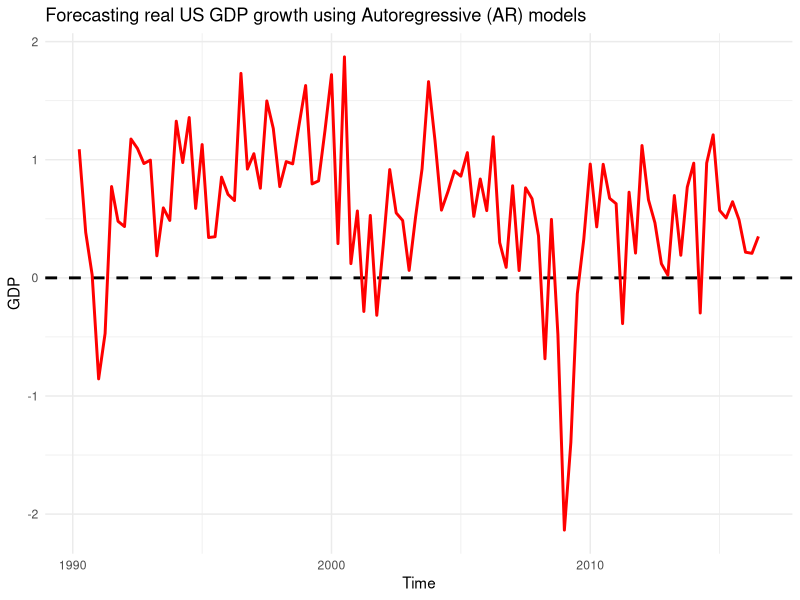
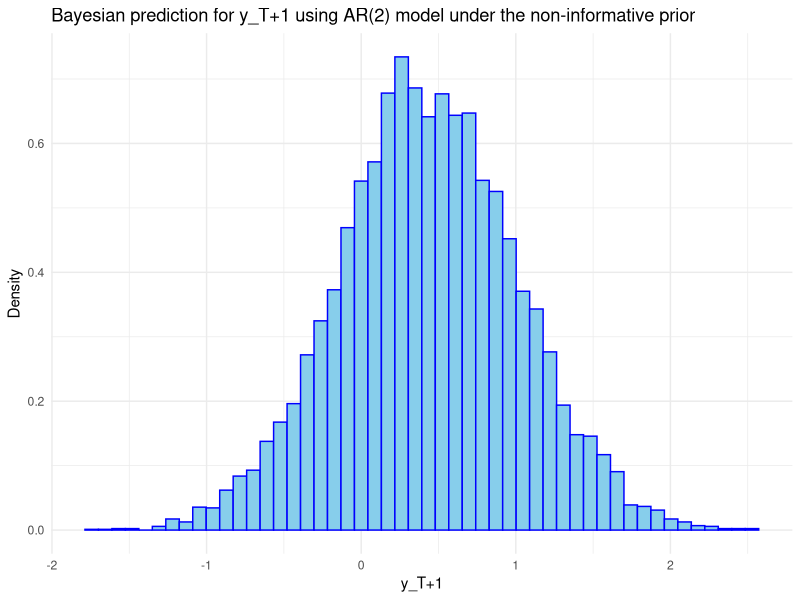
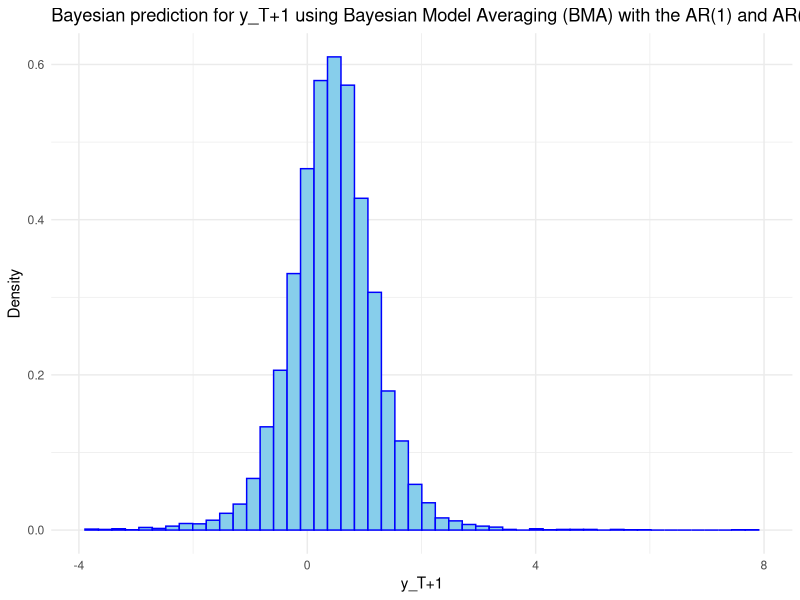

Write R code to recreate these figures, in order.
## ---- chunk 1
# Load required packages
library(openxlsx)   # Excel file handling
library(ggplot2)    # Data visualization
library(mvtnorm)    # 

raw <- read.xlsx('Assignment4Dataset.xlsx', colNames = TRUE)

gdpPlot <- function (input_date, input_y, input_title, input_path){
  plot_df <- data.frame(time = input_date, gdp_forecast = input_y)
  
  ggplot(plot_df, aes(x = time)) +
  geom_hline(yintercept = 0, color = 'black', 
             linewidth = 1, linetype = 'dashed') +
  geom_line(aes(y = gdp_forecast), color = 'red', 
            linewidth = 1) +
  labs(title = input_title,
    x = 'Time', y = 'GDP') +
  theme_minimal()

  ggsave(input_path, width = 10, height = 5, dpi = 300)
}

gdpPlot(raw[['time']], raw[['y_t']], 'Forecasting real US GDP growth using Autoregressive (AR) models', 'figures/a_gdp.png')
## ---- chunk 2
colnames(raw) <- c('time', 'y_t', 'y_lag1', 'y_lag2')

ar2_gdp <- lm(formula = y_t ~ `y_lag1` + `y_lag2`, 
              data = raw)

ar2_estimation <- summary(ar2_gdp)

last_row <- raw[nrow(raw),]

new_df <- data.frame(`y_lag1` = last_row$`y_t`,
                     `y_lag2` = last_row$`y_lag1`)

y_tPlus1 <- predict(ar2_gdp, newdata = new_df)

s <- ar2_estimation$sigma

y_tPlus1_95_lowerBound <- y_tPlus1 - 1.96*s
y_tPlus1_95_upperBound <- y_tPlus1 + 1.96*s

cat(sprintf('The prediction of y_{t+1} is %.4f.\n', y_tPlus1))
cat(sprintf('95%% prediction interval is [%.4f, %.4f].\n',
            y_tPlus1_95_lowerBound,
            y_tPlus1_95_upperBound))
## ---- chunk 3
numberOfSimulations <- 10000

this_y <- c(1, last_row$`y_t`, last_row$`y_lag1`)
hat_beta <- coef(ar2_gdp)
covarianceMatrix <- ar2_estimation$cov.unscaled
degreeOfFreedom <- ar2_estimation$df[2]
sizeOfSample <- length(raw[['time']])

y_tPlus1_simulation <- numeric(numberOfSimulations)

for (i in 1:numberOfSimulations){
  beta_i <- rmvt(n = 1, 
                 sigma = covarianceMatrix,
                 df = degreeOfFreedom, 
                 delta = hat_beta, type = 'shifted')
  beta_i <- as.numeric(beta_i)        # length p
  beta_i <- matrix(beta_i, ncol = 1)  
  
  y <- raw[['y_t']]
  X <- model.matrix(ar2_gdp)
  residual <- y - X %*% beta_i
  
  this_scale <- 1/(1/2 * t(residual) %*% residual)
    
  h_i <- rgamma(n = 1, shape = sizeOfSample/2 , scale = this_scale)
  
  residuals_i <- rnorm(n = 1, mean = 0, sd = sqrt(1/h_i))
  
  this_hat_y_tPlus1 <- sum(this_y * hat_beta)
  
  y_tPlus1_simulation[i] <- this_hat_y_tPlus1 + residuals_i
}

distributionPlot <- function(input_x, input_title, input_path){
  plot_df <- data.frame(x = seq_along(input_x), y = input_x)
  
  ggplot(plot_df, aes(x = y)) +
    geom_histogram(aes(y = after_stat(density)),
                   bins = 50, fill = 'skyblue', color = 'blue') +
    labs(title = input_title,
       x = 'y_T+1', y = 'Density') +
    theme_minimal()
  ggsave(input_path, width = 10, height = 5, dpi = 300)
}

bayesian_mean <- mean(y_tPlus1_simulation)
bayesian_95_lowerBound <- quantile(y_tPlus1_simulation, 0.025)
bayesian_95_upperBound<- quantile(y_tPlus1_simulation, 0.975)

print('Bayesian prediction:')
cat(sprintf('The prediction of y_{t+1} is %.4f.\n', bayesian_mean))
cat(sprintf('95%% prediction interval is [%.4f, %.4f].\n',
            bayesian_95_lowerBound,
            bayesian_95_upperBound))

distributionPlot(input_x = y_tPlus1_simulation,
                 input_title = 'Bayesian prediction for y_T+1 using AR(2) model under the non-informative prior',
                 input_path = 'figures/c_hist.png')
## ---- chunk 4
t_prior <- raw[1:10,]

ar2_prior <- lm(formula = y_t ~ `y_lag1` + `y_lag2`, 
              data = t_prior)
ar2_prior_estimation <- summary(ar2_prior)

computeStudenttDensity <- function(input_x, input_m, input_c,input_DoF){
  firstPart <- gamma((input_DoF+1)/2) / (gamma(input_DoF/2)*sqrt(input_DoF*pi))
  secondPart <- 1 / input_c
  thirdPart <- (1 + 1/input_DoF * (input_x-input_m)^2 / input_c^2) ^ -((input_DoF+1)/2)
  density <- firstPart * secondPart * thirdPart
}

prior_density <- computeStudenttDensity(input_x = 0,
        input_m = ar2_prior$coefficients[3],
        input_c = ar2_prior_estimation$coefficients['y_lag2', 'Std. Error'],
        input_DoF = ar2_prior$df.residual)

posterior_density <- computeStudenttDensity(input_x = 0,
            input_m = ar2_gdp$coefficients[3],
            input_c = ar2_estimation$coefficients['y_lag2', 'Std. Error'],
            input_DoF = ar2_gdp$df.residual)

posteriorOddsRatio <- posterior_density / prior_density

ar1_probability <- posteriorOddsRatio / (1+posteriorOddsRatio)
ar2_probability <- 1 / (1+posteriorOddsRatio)

ar_simulation <- function(input_numberOfSimulations,
                         input_y,
                         input_model,
                         input_modelEstimation){
  hat_beta <- coef(input_model)
  covarianceMatrix <- input_modelEstimation$cov.unscaled
  degreeOfFreedom <- input_model$df.residual
  sizeOfSample <- length(input_model$model[['y_t']])
  
  y_tPlus1_simulation <- numeric(input_numberOfSimulations)
  
  for (i in 1:input_numberOfSimulations){
    beta_i <- rmvt(n = 1, 
                   sigma = covarianceMatrix,
                   df = degreeOfFreedom, 
                   delta = hat_beta, type = 'shifted')
    beta_i <- as.numeric(beta_i)        # length p
    beta_i <- matrix(beta_i, ncol = 1)  
    
    y <- input_model$model[['y_t']]
    X <- model.matrix(input_model)
    residual <- y - X %*% beta_i
    
    this_scale <- 1/(1/2 * t(residual) %*% residual)
      
    h_i <- rgamma(n = 1, shape = sizeOfSample/2 , scale = this_scale)
    
    residuals_i <- rnorm(n = 1, mean = 0, sd = sqrt(1/h_i))
    
    this_hat_y_tPlus1 <- sum(input_y * hat_beta)
    
    y_tPlus1_simulation[i] <- this_hat_y_tPlus1 + residuals_i
  }
  
  return(y_tPlus1_simulation)
}

ar1_numberOfSimulations <- ar1_probability * numberOfSimulations
ar2_numberOfSimulations <- ar2_probability * numberOfSimulations

SDDR_df <- data.frame(Model = c('AR(1)','AR(2)'),
                      Density = c(prior_density,posterior_density),
                      Probability = c(ar1_probability,ar2_probability),
    numberOfSimulations = c(ar1_numberOfSimulations, ar2_numberOfSimulations),
                      posteriorOddsRatio = posteriorOddsRatio)
SDDR_df

ar1_result <- ar_simulation(
  input_numberOfSimulations = ar1_numberOfSimulations,
  input_y = this_y,
  input_model = ar2_prior,
  input_modelEstimation = ar2_prior_estimation)

ar2_result <- ar_simulation(
  input_numberOfSimulations = ar2_numberOfSimulations,
  input_y = this_y,
  input_model = ar2_gdp,
  input_modelEstimation = ar2_estimation)

BMA_simulationResults <- c(ar1_result, ar2_result)

bayesian_mean <- mean(BMA_simulationResults)
bayesian_95_lowerBound <- quantile(BMA_simulationResults, 0.025)
bayesian_95_upperBound<- quantile(BMA_simulationResults, 0.975)

print('Bayesian prediction:')
cat(sprintf('The prediction of y_{t+1} is %.4f.\n', bayesian_mean))
cat(sprintf('95%% prediction interval is [%.4f, %.4f].\n',
            bayesian_95_lowerBound,
            bayesian_95_upperBound))

distributionPlot(input_x = BMA_simulationResults,
                 input_title = 'Bayesian prediction for y_T+1 using Bayesian Model Averaging (BMA) with the AR(1) and AR(2) models',
                 input_path = 'figures/d_hist.png')
